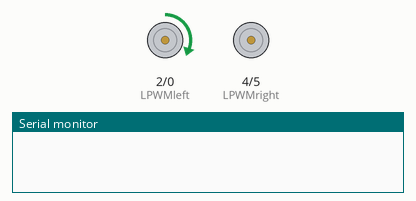
Simulated run of this sketch. Board: ESP32. Parts: motor-driver pin pairs drawn as motors (green arrow = first pin HIGH = forward, orange = second pin HIGH = backward, longer = more drive), the last lines printed to the serial monitor.

Above: at 0.1 s.
At 0.9 s:
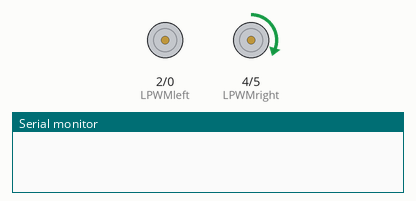
At 1.9 s:
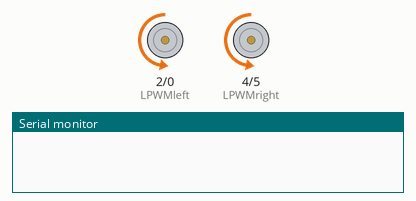
At 2.9 s:
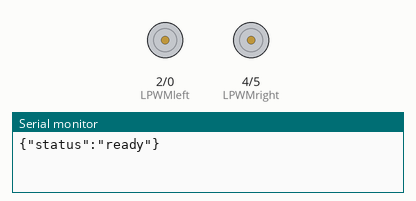
Timing chart, 0 to 4.4 s (numbered marks = the images above):
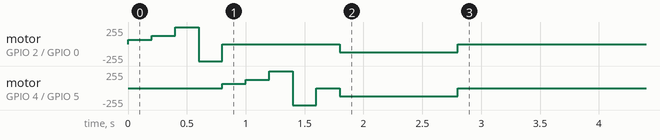

The sketch:

device.ino
```cpp
#include <ArduinoJson.h>

// Pins angepasst für ESP32 (Bitte prüfen, ob diese GPIOs frei/genutzt sind!)
int RPWMright = 5;
int LPWMright = 4;
int RPWMleft = 0;
int LPWMleft = 2;

// ESP32 Standard-Auflösung für analogWrite ist 255 (8-Bit)
int maxPWM = 255;

// Prototyp der Funktion vorab deklarieren
int setSpeed(int speed, String side);
void deviceReady();

void setup() {
  // Startet die serielle Kommunikation über USB zum Raspberry Pi
  Serial.begin(115200);
  while (!Serial) {
    ; // Warten bis Verbindung steht
  }

  // Motor-Treiber Pins konfigurieren
  pinMode(RPWMleft, OUTPUT);
  pinMode(LPWMleft, OUTPUT);
  pinMode(RPWMright, OUTPUT);
  pinMode(LPWMright, OUTPUT);

  digitalWrite(RPWMleft, LOW);
  digitalWrite(LPWMleft, LOW);
  digitalWrite(RPWMright, LOW);
  digitalWrite(LPWMright, LOW);

  setSpeed(0, "left");
  setSpeed(0, "right");

  // Kurzer Initialisierungstest der Motoren
  deviceReady();

  Serial.println("{\"status\":\"ready\"}");
}

void loop() {
  // Prüfen, ob Daten vom Raspberry Pi über USB reinkommen
  if (Serial.available() > 0) {

    // Erstellt ein JSON-Dokument
    DynamicJsonDocument json(512); // Reicht für die paar Werte locker aus

    // Liest den seriellen Puffer bis zum Zeilenumbruch und parst das JSON
    DeserializationError error = deserializeJson(json, Serial);

    if (!error) {
      // Überprüfen, ob das "throttle" Attribut existiert
      if (json.containsKey("throttle")) {
        int leftValue = json["left"];
        int rightValue = json["right"];

        // Geschwindigkeit für die Motoren setzen
        setSpeed(leftValue, "left");
        setSpeed(rightValue, "right");

        // Optionales Feedback an den Pi senden
        Serial.println("{\"status\":\"ack\"}");
      }
    } else {
      // Optional: Fehler ausgeben, falls das JSON defekt war
      // Serial.print("{\"error\":\""); Serial.print(error.c_str()); Serial.println("\"}");
    }
  }
}

/**
   Erwartet einen Wert zwischen -100 und 100
*/
int setSpeed(int speed, String side) {
  int pwm = 0;
  int LPWM;
  int RPWM;

  if (side == "left") {
    LPWM = LPWMleft;
    RPWM = RPWMleft;
  } else {
    LPWM = LPWMright;
    RPWM = RPWMright;
  }

  // Motor stoppen
  if (speed == 0) {
    analogWrite(LPWM, 0);
    analogWrite(RPWM, 0);
    return 0;
  }

  // Vorwärts
  if (speed > 0) {
    pwm = (maxPWM * speed) / 100;
    analogWrite(LPWM, pwm);
    analogWrite(RPWM, 0);
  }
  // Rückwärts
  else if (speed < 0) {
    pwm = (maxPWM * (speed * -1)) / 100;
    analogWrite(LPWM, 0);
    analogWrite(RPWM, pwm);
  }

  return pwm;
}

void deviceReady() {
  setSpeed(25, "left");  delay(200);
  setSpeed(50, "left");  delay(200);
  setSpeed(100, "left");  delay(200);
  setSpeed(-100, "left");  delay(200);
  setSpeed(0, "left");

  setSpeed(25, "right"); delay(200);
  setSpeed(50, "right"); delay(200);
  setSpeed(100, "right"); delay(200);
  setSpeed(-100, "right"); delay(200);
  setSpeed(0, "right");  delay(200);

  setSpeed(-50, "right");
  setSpeed(-50, "left");
  delay(1000);

  setSpeed(0, "right");
  setSpeed(0, "left");
}
```
